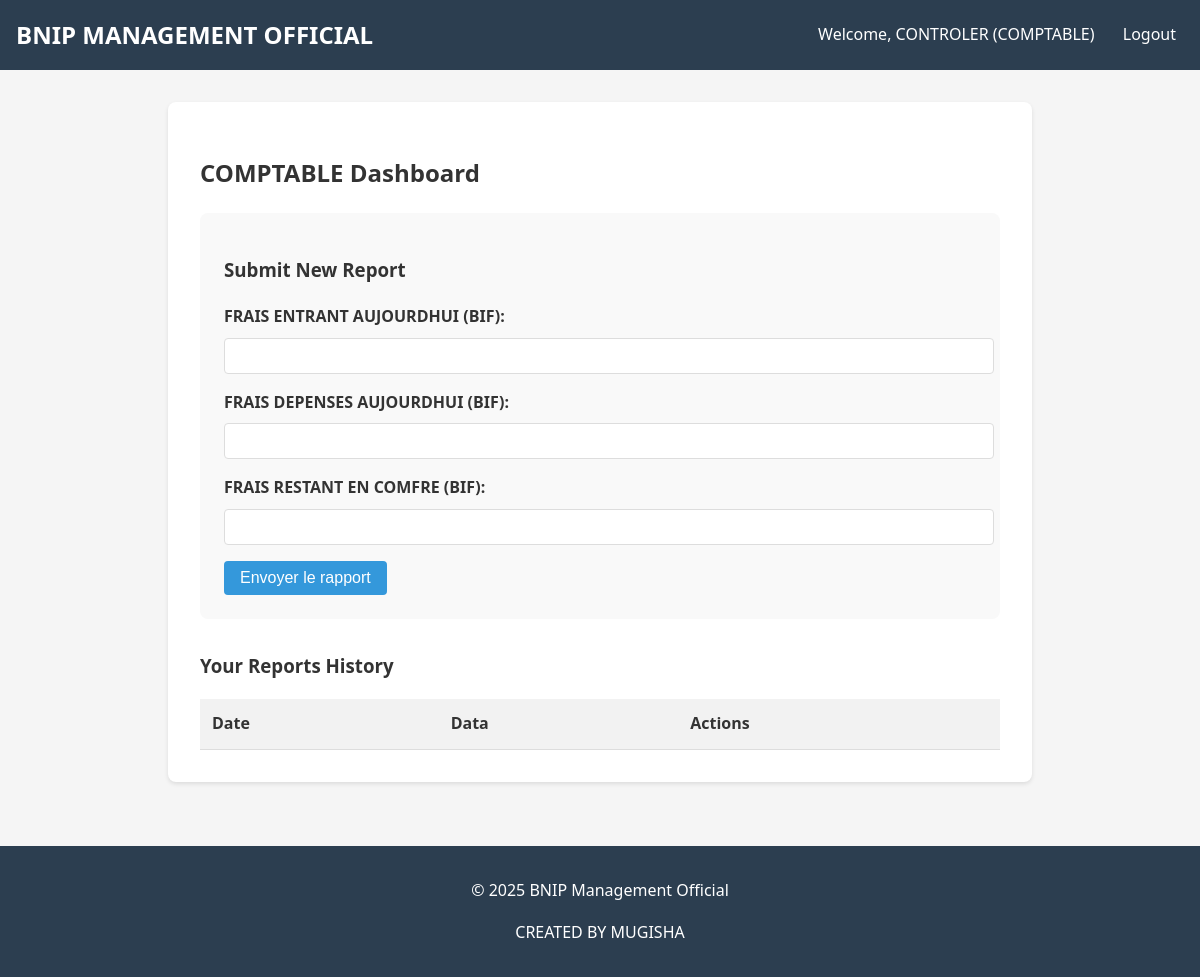
The page /comptable (signed in) on the database as committed earlier.
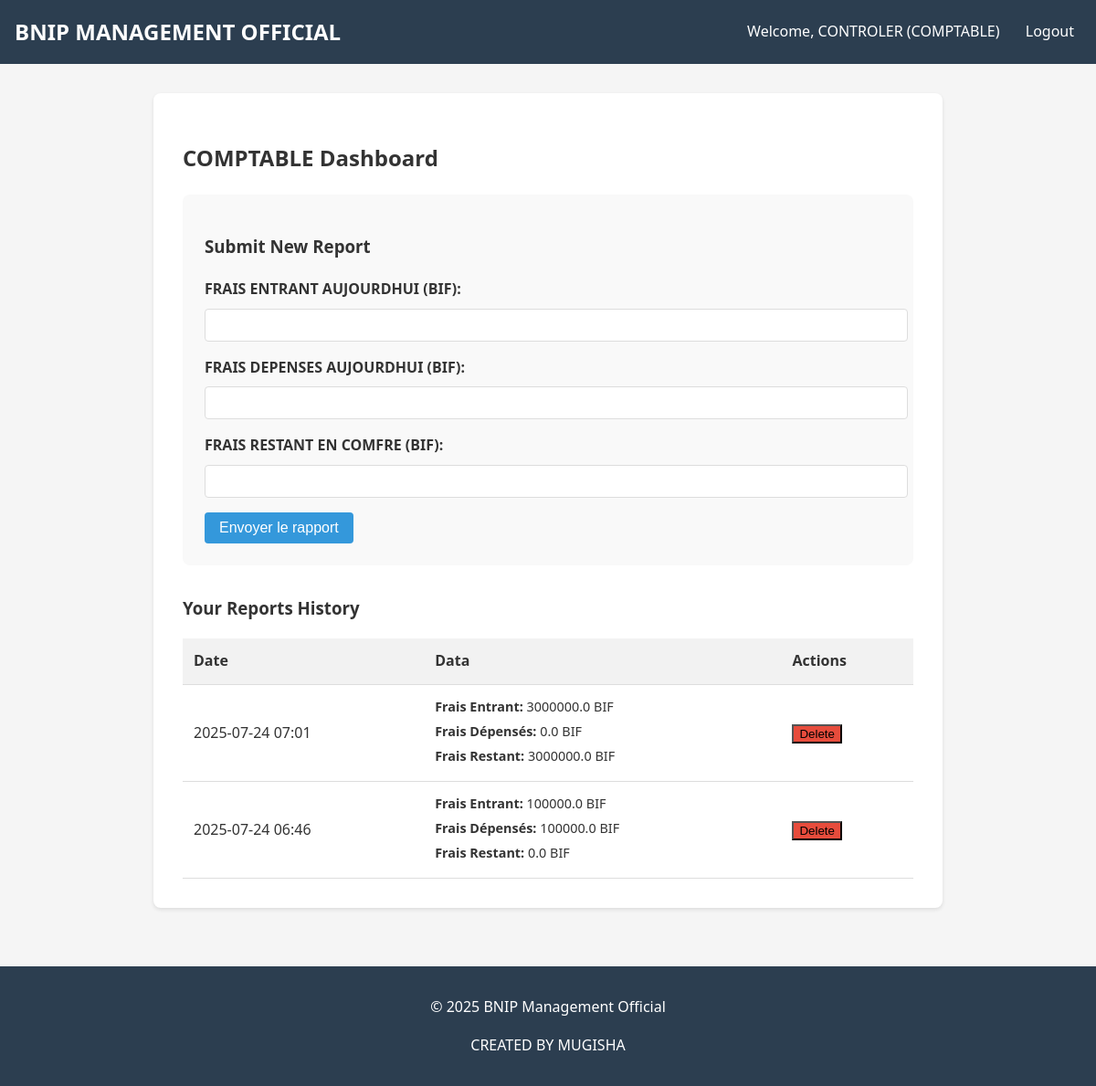
The same page on the database as committed later.
### app.py (models this page shows)
class User(db.Model):
    id = db.Column(db.Integer, primary_key=True)
    username = db.Column(db.String(80), unique=True, nullable=False)
    password = db.Column(db.String(120), nullable=False)
    role = db.Column(db.String(50), nullable=False)

class Report(db.Model):
    id = db.Column(db.Integer, primary_key=True)
    user_id = db.Column(db.Integer, db.ForeignKey('user.id'), nullable=False)
    report_type = db.Column(db.String(50), nullable=False)
    date = db.Column(db.DateTime, nullable=False, default=datetime.utcnow)
    data = db.Column(db.JSON, nullable=False)
    user = db.relationship('User', backref='reports')

### app.py (the view, shortened to what this page needs)
@app.route('/comptable', methods=['GET', 'POST'])
def comptable():
    if 'user_id' not in session or session.get('role') != 'COMPTABLE':
        flash('Unauthorized access', 'danger')
        return redirect(url_for('login'))
    reports = Report.query.options(db.joinedload(Report.user)).filter_by(
        user_id=session['user_id'],
        report_type='comptable'
    ).order_by(Report.date.desc()).all()
    return render_template('comptable.html', reports=reports)

### app.py (called while the page is built)
@app.context_processor
def inject_user():
    if 'user_id' in session:
        user = User.query.get(session['user_id'])
        return dict(current_user=user)
    return dict(current_user=None)

@app.context_processor
def inject_datetime():
    return dict(datetime=datetime, now=datetime.utcnow())

### templates/comptable.html (shortened to what this page needs)
{% extends "base.html" %}
{% block content %}
<div class="user-container">
    <h2>COMPTABLE Dashboard</h2>
    <div class="report-form">
        <h3>Submit New Report</h3>
        <form method="POST" action="{{ url_for('comptable') }}" onsubmit="calculateRestant()">
            <div class="form-group">
                <label for="frais_entrant">FRAIS ENTRANT AUJOURDHUI (BIF):</label>
                <input type="number" id="frais_entrant" name="frais_entrant" required oninput="calculateRestant()">
            </div>
            <div class="form-group">
                <label for="frais_depenses">FRAIS DEPENSES AUJOURDHUI (BIF):</label>
                <input type="number" id="frais_depenses" name="frais_depenses" required oninput="calculateRestant()">
            </div>
            <div class="form-group">
                <label for="frais_restant">FRAIS RESTANT EN COMFRE (BIF):</label>
                <input type="number" id="frais_restant" name="frais_restant" readonly required>
            </div>
            <button type="submit" class="btn">Envoyer le rapport</button>
        </form>
    </div>
    <div class="reports-history">
        <h3>Your Reports History</h3>
        <table class="reports-table">
            <thead>
                <tr>
                    <th>Date</th>
                    <th>Data</th>
                    <th>Actions</th>
                </tr>
            </thead>
            <tbody>
                {% for report in reports %}
                <tr>
                    <td>{{ report.date.strftime('%Y-%m-%d %H:%M') }}</td>
                    <td class="report-data">
                        <div><strong>Frais Entrant:</strong> {{ report.data.frais_entrant }} BIF</div>
                        <div><strong>Frais Dépensés:</strong> {{ report.data.frais_depenses }} BIF</div>
                        <div><strong>Frais Restant:</strong> {{ report.data.frais_restant }} BIF</div>
                    </td>
                    <td>
                        {% if report.date.date() == now.date() %}
                            <button type="submit" class="btn-danger">Delete</button>
                        {% else %}
                        <span class="disabled-action">Cannot edit</span>
                        {% endif %}
                    </td>
                </tr>
                {% endfor %}
            </tbody>
        </table>
    </div>
</div>
{% endblock %}

### templates/base.html (shortened to what this page needs)
<!DOCTYPE html>
<html lang="fr">
<head>
    <link rel="stylesheet" href="{{ url_for('static', filename='style.css') }}">
</head>
<body>
    <header>
        <h1>BNIP MANAGEMENT OFFICIAL</h1>
        <nav>
            {% if current_user %}
                <span>Welcome, {{ current_user.username }} ({{ current_user.role }})</span>
                <a href="{{ url_for('logout') }}">Logout</a>
            {% else %}
                <a href="{{ url_for('login') }}">Login</a>
            {% endif %}
        </nav>
    </header>
    <main>
        {% block content %}{% endblock %}
    </main>
    <footer>
        <p>&copy; 2025 BNIP Management Official</p>
        <p>CREATED BY MUGISHA</p>
    </footer>
</body>
</html>

### static/style.css (style rules this page uses)
body { font-family: 'Segoe UI', Tahoma, Geneva, Verdana, sans-serif; line-height: 1.6; margin: 0; padding: 0; background-color: #f5f5f5; color: #333; }
header { background-color: #2c3e50; color: white; padding: 1rem; display: flex; justify-content: space-between; align-items: center; }
header h1 { margin: 0; font-size: 1.5rem; }
nav a { color: white; text-decoration: none; margin-left: 1rem; padding: 0.5rem; border-radius: 4px; transition: background-color 0.3s; }
main { padding: 2rem; max-width: 1200px; margin: 0 auto; }
footer { text-align: center; padding: 1rem; background-color: #2c3e50; color: white; margin-top: 2rem; }
.form-group { margin-bottom: 1rem; }
label { display: block; margin-bottom: 0.5rem; font-weight: bold; }
input[type="text"], input[type="password"], input[type="number"], select { width: 100%; padding: 0.5rem; border: 1px solid #ddd; border-radius: 4px; font-size: 1rem; }
.btn { background-color: #3498db; color: white; border: none; padding: 0.5rem 1rem; border-radius: 4px; cursor: pointer; font-size: 1rem; transition: background-color 0.3s; }
.btn-danger { background-color: #e74c3c; }
.login-container, .register-container, .user-container, .admin-container { background-color: white; padding: 2rem; border-radius: 8px; box-shadow: 0 2px 4px rgba(0, 0, 0, 0.1); max-width: 800px; margin: 0 auto; }
.reports-table { width: 100%; border-collapse: collapse; margin-top: 1rem; }
.reports-table th, .reports-table td { padding: 0.75rem; text-align: left; border-bottom: 1px solid #ddd; }
.reports-table th { background-color: #f2f2f2; font-weight: bold; }
.report-data { font-size: 0.9rem; }
.report-data div { margin-bottom: 0.25rem; }
.report-form { margin-bottom: 2rem; padding: 1.5rem; background-color: #f9f9f9; border-radius: 8px; }
.reports-history { margin-top: 2rem; }

Rows that differ between the two databases and show on the page:
added Report: date "2025-07-24 07:01", data.frais_entrant "3000000.0", data.frais_depenses "0.0", data.frais_restant "3000000.0", shows "Delete"
added Report: date "2025-07-24 06:46", data.frais_entrant "100000.0", data.frais_depenses "100000.0", data.frais_restant "0.0", shows "Delete"
